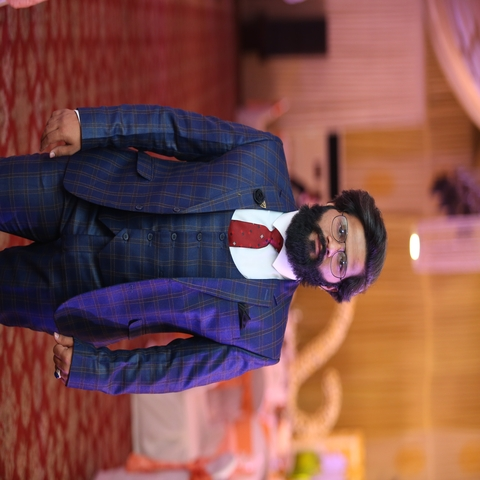
#> input picture resized_image.jpg, 480 x 480 px
$ python reimage.py . out 100 100   (older library calls are emulated)
#> lines starting #> are read from the running program, lines starting #| are printed output that depends on the picture
import argparse
import os
import re
import time
from abc import ABC, abstractmethod

import numpy as np
from PIL import Image


DEBUG = r'.\Demo\debug'

IMAGE_FILE_EXTENSION_REGEX = re.compile(r"^.+\.((?:jpg)|(?:jpeg)|(?:png))$")


class BackgroundInterface(ABC):
    """
    Interface for Background image generating classes.
    """
    @abstractmethod
    def __init__(self, size: (int, int)):
        pass

    @abstractmethod
    def get_image(self, mode: str) -> Image:
        """
        Returns a background PIL.Image according to the size passed to the class during initialization.
        :param mode: PIL.Image's mode
        :return: An image.
        """
        pass

    @staticmethod
    @abstractmethod
    def get_name() -> str:
        """
        Returns a string used to identify this Background class.
        :return: name of the background class.
        """
        pass


class SolidBlackBackground(BackgroundInterface):
    @staticmethod
    def get_name() -> str:
        return 'solid-black'

    def __init__(self, size: (int, int)):
        super().__init__(size)

        color = '#000'

        # cache images for faster generation of backgrounds
        self.__cache = {
            '1': Image.new('1', size, color),
            'L': Image.new('L', size, color),
            'P': Image.new('P', size, color),
            'RGB': Image.new('RGB', size, color),
            'RGBA': Image.new('RGBA', size, color),
            'CMYK': Image.new('CMYK', size, color),
            'YCbCr': Image.new('YCbCr', size, color),
            'LAB': Image.new('LAB', size, color),
            'HSV': Image.new('HSV', size, color),
            'I': Image.new('I', size, color),
            'F': Image.new('F', size, color)
        }

    def get_image(self, mode: str) -> Image:
        return self.__cache[mode].copy()


class RandomNoiseBackground(BackgroundInterface):
    @staticmethod
    def get_name() -> str:
        return 'noise'

    def __init__(self, size: (int, int)):
        super().__init__(size)

        self.size = size
        self.limits = np.iinfo('int32')

    def get_image(self, mode: str) -> Image:
        random_values = np.random.randint(self.limits.min, high=self.limits.max, size=self.size)
        return Image.fromarray(random_values, mode)


class BackgroundFactory:
    """
    Creates Background generator classes.
    """
    @staticmethod
    def get_background(name: str, size: (int, int)) -> BackgroundInterface:
        """
        Returns an instance of a Background generating class according to the param name.
        :param name: A string corresponding.
        :param size: Size of the image to be returns as (width, height).
        :return:
        """
        if name == SolidBlackBackground.get_name():
            return SolidBlackBackground(size)
        elif name == RandomNoiseBackground.get_name():
            return RandomNoiseBackground(size)


class ReImage:
    """
    Changes the dimensions of files in a source directory to given values and stores them in a destination directory.
    """
    def __init__(self, args_namespace: argparse.Namespace):
        """
        :param args_namespace: contains args to specify several properties that determine behavior.
                               Refer to GitHub repo.
        """
        # Extract args
        self.width = args_namespace.width
        self.height = args_namespace.height
        self.source_directory = args_namespace.source_directory
        self.destination_directory = args_namespace.destination_directory
        self.target_discovery = args_namespace.target_discovery
        self.save_structure = args_namespace.save_structure
        self.background_type = args_namespace.background_type
        self.padding_alignment = args_namespace.padding_alignment

        # Initialize
        self.current_directory = self.source_directory
        self.background = BackgroundFactory.get_background(self.background_type, (self.width, self.height))
        self.image_counter = 0

    def run(self):
        """Starts the conversion process."""

        if self.target_discovery == 'shallow':
            self.current_directory, _, files = os.walk(self.source_directory).__next__()
            self.__process_files(files)

        elif self.target_discovery == 'deep':
            for self.current_directory, _, files in os.walk(self.source_directory):
                self.__process_files(files)

        print(f'\n\tTotal files converted: {self.image_counter}\n')

    def __process_files(self, files: [str]):
        """
        Converts all files in the files list.
        :param files: A list of file names.
        :return: Nothing.
        """
        for filename in files:
            filepath = os.path.join(self.current_directory, filename)
            if IMAGE_FILE_EXTENSION_REGEX.match(filename):
                image = self.__convert_image(filepath)
                self.__save_image(image, filename)

    def __convert_image(self, image_filepath: str) -> Image:
        """
        Converts a single image to new size.
        :param image_filepath: Complete path of the file.
        :return: Converted Image.
        """
#> called with image_filepath = './resized_image.jpg'
        image = Image.open(image_filepath)
#> image is the input picture: PIL image 480x480 RGB; mean R, G, B 125.3, 78.6, 75

        # For some reason, paste function did not work on these modes when a PNG of bit depth of 1, 8, or 16 was used.
        # I convert them to RGBA, which works fine.
        if image.mode in ('1', 'L', 'P'):
            image = image.convert('RGBA')

        size, padding = self.__calculate_new_image_size(
            old_img_size=image.size, new_img_size=(self.width, self.height))
#> size = (100, 100); padding = (0, 0)

        image = image.resize(size, Image.ANTIALIAS)
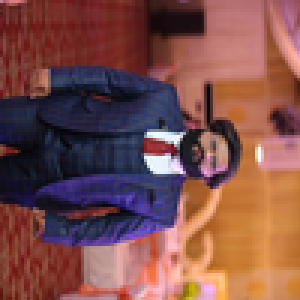
#> image: PIL image 100x100 RGB (shown 3 times larger); mean R, G, B 125.3, 78.6, 74.9

        return self.__apply_to_background(image, padding)

    @staticmethod
    def __calculate_new_image_size(old_img_size: (int, int), new_img_size: (int, int)) -> ((int, int), (int, int)):
        """
        Calculates what size an image with old_img_size would have to become if we want to place it in an image
        of new_img_size, along with the padding required on vertical and horizontal axis.
        :param old_img_size: (width, height) of an image which needs resizing.
        :param new_img_size: (width, height) of an image in which the other image is to be pasted.
        :return: (new_width, new_height), (new_horizontal_padding, new_vertical_padding)
        """
        ratio_old = ReImage.__calculate_size_ratio(old_img_size)
        ratio_new = ReImage.__calculate_size_ratio(new_img_size)

        if ratio_old > ratio_new:
            new_width = new_img_size[0]
            scale_factor = new_width / old_img_size[0]
            new_height = int(old_img_size[1] * scale_factor)
        else:
            new_height = new_img_size[1]
            scale_factor = new_height / old_img_size[1]
            new_width = int(old_img_size[0] * scale_factor)

        new_horizontal_padding = abs(new_width - new_img_size[0])
        new_vertical_padding = abs(new_height - new_img_size[1])

        return (new_width, new_height), (new_horizontal_padding, new_vertical_padding)

    @staticmethod
    def __calculate_size_ratio(img_size: (int, int)) -> float:
        return img_size[0] / img_size[1]

    def __apply_to_background(self, image: Image, padding: (int, int)) -> Image:
        """
        Pastes image on a background.
        :param image: Image to be pasted onto a background.
        :param padding: The free space that will be left behind after the pasting.
        :return: image of proper size with a background.
        """
#> called with padding = (0, 0)
        if self.padding_alignment == 'start':
            box = (0, 0)
        elif self.padding_alignment == 'end':
            box = padding
        else:
            box = (int(padding[0]/2), int(padding[1]/2))
#> box = (0, 0)

        bg_image = self.background.get_image(image.mode)
#> bg_image: PIL image 100x100 RGB; every value is 0

        bg_image.paste(image, box=box)

        return bg_image

    def __save_image(self, image: Image, filename: str):
        """
        Stores the image on the system.
        :param image: image to store.
        :param filename: the filename of the image.
        :return: nothing.
        """
        destination_directory_temp = self.destination_directory
        new_filename = f'{ReImage.__current_milli_time()}{self.image_counter} {filename}'

        if self.save_structure == 'source':
            partial_path = self.current_directory[len(self.source_directory):]
            if partial_path and partial_path[0] == os.path.sep:
                partial_path = partial_path[1:]
            destination_directory_temp = os.path.join(self.destination_directory, partial_path)
            destination_filepath = os.path.join(destination_directory_temp, new_filename)
        else:
            destination_filepath = os.path.join(self.destination_directory, new_filename)

        os.makedirs(destination_directory_temp, exist_ok=True)
        image.save(destination_filepath, quality=100)

        print(f'SAVED: {destination_filepath}')

        self.image_counter += 1

    @staticmethod
    def __current_milli_time() -> int:
        return int(round(time.time() * 1000))


def __init_arg_parser() -> argparse.ArgumentParser:
    """
    Configures an ArgumentParser with the arguments needed for this script.

    :return: Configured ArgumentParser
    :rtype: argparse.ArgumentParser
    """
    parser = argparse.ArgumentParser(description='Converts images from the source directory to a given resolution'
                                                 'and copies the new files in destination directory.')
    parser.add_argument('source_directory',
                        type=str,
                        help='Directory whose images need to be converted.')

    parser.add_argument('destination_directory',
                        type=str,
                        help='Directory where converted files will be copied.')

    parser.add_argument('width',
                        type=int,
                        help='Width of the converted image in pixels.')

    parser.add_argument('height',
                        type=int,
                        help='Height of the converted image in pixels.')

    parser.add_argument('-t', '--target-discovery',
                        type=str,
                        choices=['shallow', 'deep'],
                        default='shallow',
                        help='How to find target files. "shallow" only includes files of the source_directory.'
                             '"deep" includes all files in the source_directory, including subdirectory files.')

    parser.add_argument('-s', '--save-structure',
                        type=str,
                        choices=['root', 'source'],
                        default='root',
                        help='Where to save converted files. "root" saves all files in destination_directory'
                             '"source" saves files in a directory structure similar to source_directory.'
                             'Note: In "root", filenames have numbers appended to avoid conflicts.')
    parser.add_argument('-b', '--background-type',
                        type=str,
                        choices=['solid-black', 'noise'],
                        default='solid-black',
                        help='Background type to use when converted image does not cover the entire space given in'
                        '"height" and "width".')

    parser.add_argument('-p', '--padding-alignment',
                        type=str,
                        choices=['start', 'center', 'end'],
                        default='center',
                        help='Sides to pad to make the resized image equal to given size.'
                        'It could be thought as the alignment of resized image in a container of given size.')

    return parser


if __name__ == '__main__':
    args_parser = __init_arg_parser()
    args = args_parser.parse_args()

    assert os.path.isdir(args.source_directory), f'Source Directory "{args.source_directory}" does not exist.'

    if not os.path.isdir(args.destination_directory):
        os.makedirs(args.destination_directory)
    if not os.listdir(args.destination_directory):
        ReImage(args).run()
    else:
        print('\nDestination directory not empty. Cannot continue.\n')
